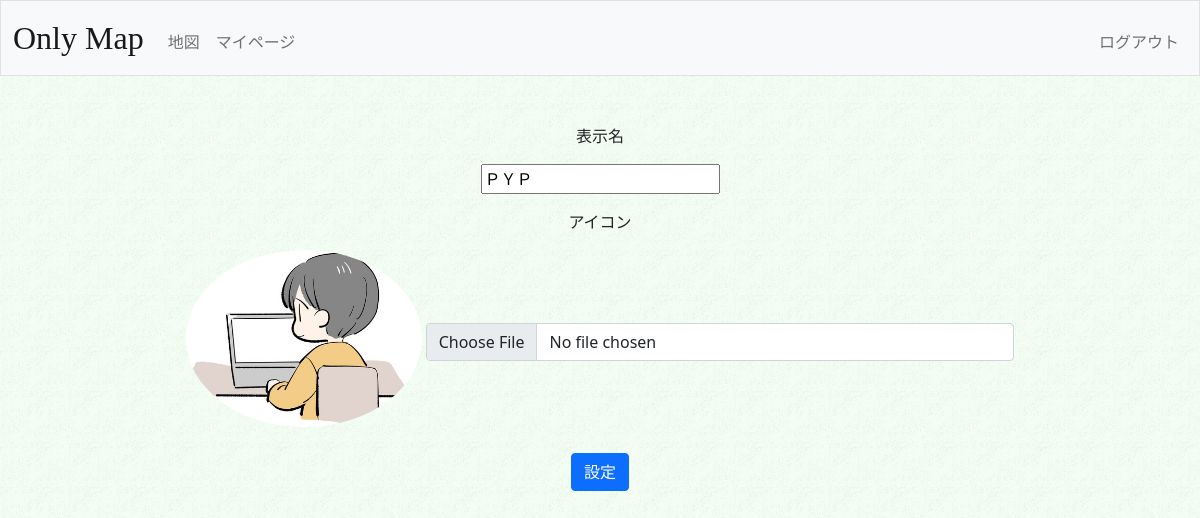
Screenshot of /set (signed in) with the database file from the repository.
### tables this page shows
CREATE TABLE 'users'(
'id' INTEGER PRIMARY KEY DEFAULT 0,
'username' TEXT NOT NULL,
'hash' TEXT NOT NULL,
'display_name' TEXT DEFAULT 'unknown',
'icon' TEXT,
'created_at' TIMESTAMP DEFAULT(datetime('now','localtime'))
);

### app.py (the view)
@app.route("/set", methods=["GET", "POST"])
def set():
    if request.method == "POST":
        userid = session["user_id"]
        nickname = request.form.get("nickname")
        con = sqlite3.connect(DBNAME)
        db = con.cursor()
        users = db.execute("SELECT icon FROM users WHERE id = ?",(userid,)).fetchone()
        if users[0] == None:
            filepath=None
        else:
            filepath=db.execute("SELECT icon FROM users WHERE id = ?",(userid,)).fetchall()[0][0]
        img = request.files['imgfile']
        if img:
            filepath = datetime.now().strftime("%Y%m%d_%H%M%S_") \
            + werkzeug.utils.secure_filename(img.filename)
            img.save(os.path.join(app.config['UPLOAD_FOLDER'] + '/iconimg', filepath))
        db.execute("UPDATE users SET display_name=?, icon=? WHERE id=?",(nickname,filepath,userid,))
        con.commit()
        con.close()
        return redirect("/mypage")
    else:
        userid = session["user_id"]
        con = sqlite3.connect(DBNAME)
        db = con.cursor()
        users = db.execute("SELECT display_name,icon FROM users WHERE id = (?)", (userid,)).fetchall()
        return render_template("set.html",users=users)

### app.py (called while the page is built)
@app.after_request
def after_request(response):
    response.headers["Cache-Control"] = "no-cache, no-store, must-revalidate"
    response.headers["Expires"] = 0
    response.headers["Pragma"] = "no-cache"
    return response

### templates/set.html (shortened to what this page needs)
{% extends "layout.html" %}
{% block main %}
    <form action="/set" method="post" enctype="multipart/form-data">
        {% for user in users %}
            <div class="mb-3">
                <p>表示名</p>
                <input name="nickname" type="text" value="{{ user[0] }}">
            </div>
            <p>アイコン</p>
            <div class="mb-3">
                {% if user[1] != None %}
                    <img src="../upload/iconimg/{{ user[1] }}" width="20%" class="icon">
                    {% else %}
                    <img src="../upload/iconimg/icon-default.png" width="20%" class="icon">
                {% endif %}
                <input class="form-control" type="file" name="imgfile" accept=".jpg,.gif,.png,image/gif,image/jpeg,image/png" style="width:50%; display:revert">
            </div>
        {% endfor %}
        <button class="btn btn-primary" type="submit">設定</button>
    </form>
{% endblock %}

### upload/styles.css (style rules this page uses)
body { background: url("./background.gif") }
p { white-space: pre-wrap; }
.icon { width: 20%; height: 20%; border-radius: 50%; background-position: center center; margin-bottom: 10px; }

### rows the page displays
users: nickname "ＰＹＰ", icon (picture)
